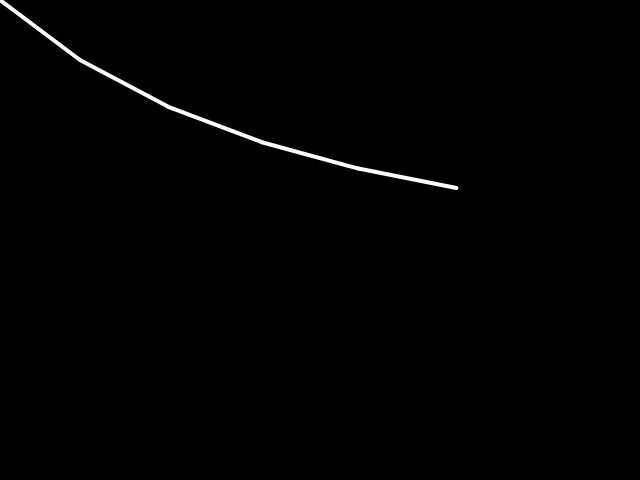
Frame 1 (no input)
Frame 60 (no input): identical to frame 1, image omitted
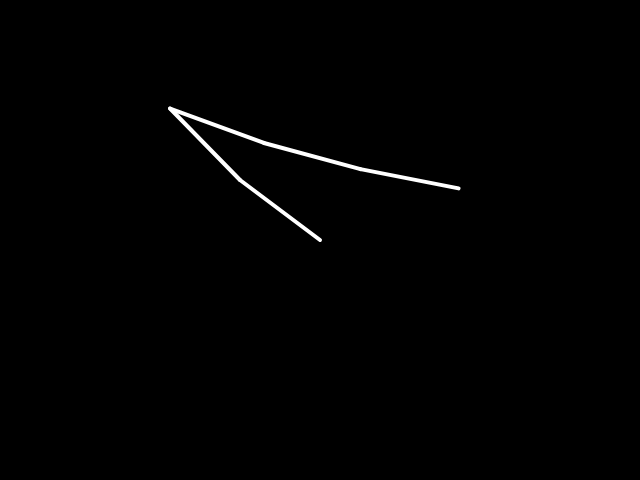
Frame 120 (the mouse pressed at the canvas centre since frame 60)

The p5.js sketch that drew these frames (run headless with seeded random() and noise() and a simulated clock; from frame 60 on, the mouse is pressed at the canvas centre):

// p5.js sketch
// ── sketch.js
let segments = [ ]
function setup () {
  createCanvas(640, 480)
  for (let i = 0; i < 5; i++) {
    let segment
    if (i === 0) {
      segment = new Segment(width * 0.5, height * 0.5, 100, 0)
    } else {
      segment = new Segment(segments[i - 1].b.x, segments[i - 1].b.y, 100, 0)
    }
    segments.push(segment)
  }
}

function draw () {
  segments.forEach((s, i) => {
    if (i === 0) s.follow(mouseX, mouseY)
    else {
      let lastSegment = segments[i - 1]
      s.follow(lastSegment.a.x, lastSegment.a.y)
    }
    s.update()
  })
  background(0)
  segments.forEach(s => s.draw())
}
// ── pingpong.js
function Pingpong (x, y, speed) {
  this.position = new p5.Vector(x, y)
  this.velocity = new p5.Vector(Math.random(), Math.random())
  this.velocity.setMag(speed)

  this.update = function () {
    this.position.add(this.velocity)
    // this.velocity.add(createVector(0, 1))
    if (this.position.x >= width || this.position.x <= 0) {
      if (this.position.x < 0) this.position.x = 0
      else this.position.x = width
      this.velocity.x *= -1
    }
    if (this.position.y >= height || this.position.y <= 0) {
      if (this.position.y < 0) this.position.y = 0
      else this.position.y = height
      this.velocity.y *= -1
    }
  }
  this.draw = function () {
    fill('green')
    ellipse(this.position.x, this.position.y, 10)
  }
  return this
}
// ── segment.js
function Segment(x, y, len, angle) {
  this.a = new p5.Vector(x, y)
  this.b = new p5.Vector(0, 0)
  this.len = len
  this.angle = angle

  this.updateB = function () {
    angleMode(DEGREES)
    let x = this.len * cos(this.angle) + this.a.x
    let y = this.len * sin(this.angle) + this.a.y
    this.b.x = x
    this.b.y = y
  }

  this.follow = function (x, y) {
    let dx = x - this.a.x
    let dy = y - this.a.y

    this.angle = atan2(dy, dx)
    let target = createVector(x, y)
    let diff = new p5.Vector(x - this.a.x, y - this.a.y)
    diff.setMag(this.len)
    diff.mult(-1)
    this.a = p5.Vector.add(target, diff)
  }

  this.update = function () {
    this.updateB()
  }
  
  this.draw = function () {
    strokeWeight(4)
    stroke(255)
    line(this.a.x, this.a.y, this.b.x, this.b.y)
  }
  
  this.updateB()
  return this
}
